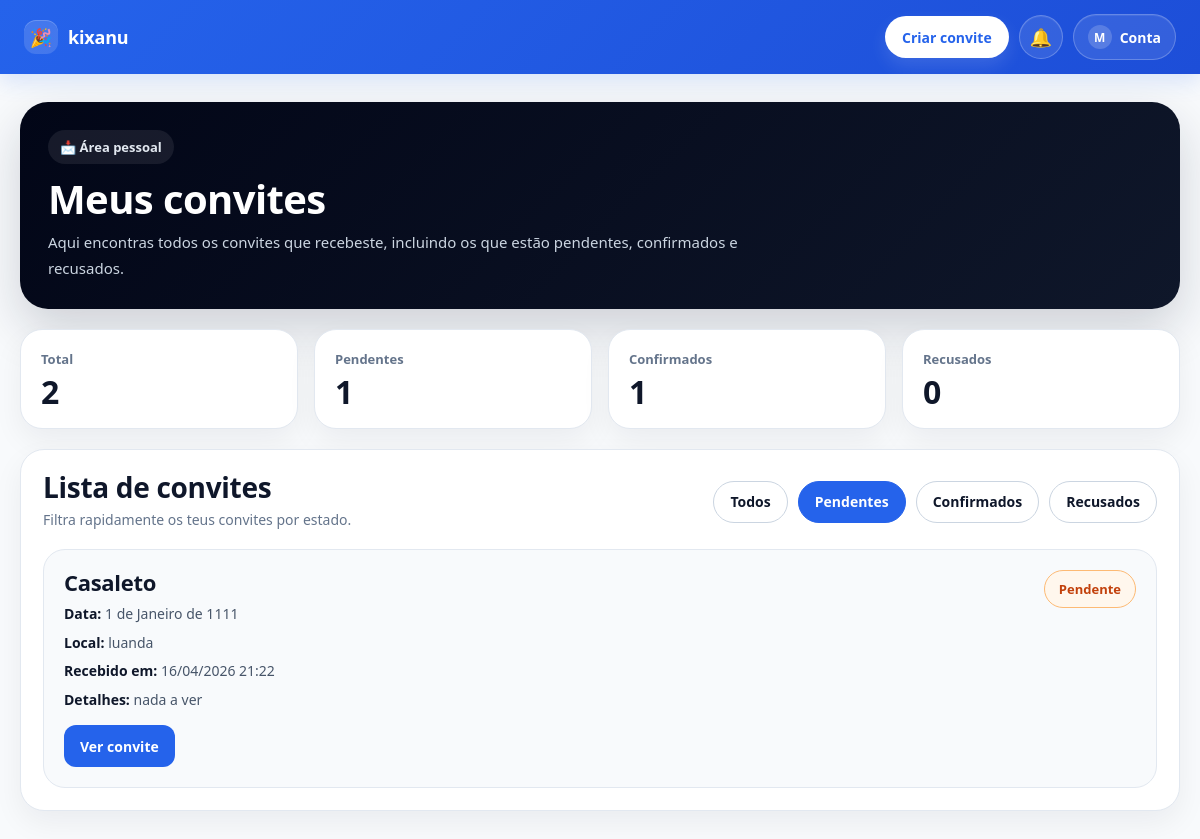
Screenshot of /my-invitations/?status=pending (signed in) with the database file from the repository.
### invitations/models.py (models this page shows, shortened)
class Invitation(models.Model):
    STATUS_CHOICES = [
        ('pending', 'Pendente'),
        ('accepted', 'Aceitou'),
        ('declined', 'Recusou'),
    ]
    event = models.ForeignKey(Event, on_delete=models.CASCADE)
    guest = models.ForeignKey(Guest, on_delete=models.CASCADE)
    status = models.CharField(max_length=10, choices=STATUS_CHOICES, default='pending')
    sent_at = models.DateTimeField(auto_now_add=True)
    class Meta:
        unique_together = ('event', 'guest')

### events/models.py (models this page shows, shortened)
class Event(models.Model):
    EVENT_TYPE_CHOICES = [
        ('aniversario', 'Aniversário'),
        ('casamento', 'Casamento'),
        ('noivado', 'Noivado'),
        ('baptizado', 'Baptizado'),
        ('cha_de_bebe', 'Chá de bebé'),
        ('formatura', 'Formatura'),
        ('conferencia', 'Conferência'),
        ('reuniao', 'Reunião'),
        ('evento_corporativo', 'Evento corporativo'),
        ('outro', 'Outro'),
    ]
    owner = models.ForeignKey(User, on_delete=models.CASCADE, null=True, blank=True)
    name = models.CharField(max_length=255)
    event_type = models.CharField(max_length=50, choices=EVENT_TYPE_CHOICES, default='outro')
    date = models.DateField()
    location = models.CharField(max_length=255, blank=True, null=True)
    description = models.TextField(blank=True, null=True)
    allowed_companions = models.PositiveIntegerField(default=0)

### invitations/views.py (the view)
# urls.py: path('my-invitations/', views.my_invitations, name='my_invitations'),
@login_required
def my_invitations(request):
    user_email = (request.user.email or '').strip().lower()
    status_filter = request.GET.get('status', '').strip()
    invitations = (
        Invitation.objects
        .filter(guest__email__iexact=user_email)
        .select_related('event', 'guest')
        .order_by('-sent_at')
    )
    if status_filter in ['pending', 'accepted', 'declined']:
        invitations = invitations.filter(status=status_filter)
    total_count = Invitation.objects.filter(
        guest__email__iexact=user_email
    ).count()
    pending_count = Invitation.objects.filter(
        guest__email__iexact=user_email,
        status='pending'
    ).count()
    accepted_count = Invitation.objects.filter(
        guest__email__iexact=user_email,
        status='accepted'
    ).count()
    declined_count = Invitation.objects.filter(
        guest__email__iexact=user_email,
        status='declined'
    ).count()
    return render(request, 'invitations/my_invitations.html', {
        'invitations': invitations,
        'status_filter': status_filter,
        'total_count': total_count,
        'pending_count': pending_count,
        'accepted_count': accepted_count,
        'declined_count': declined_count,
    })

### notifications/context_processors.py (called while the page is built)
def notification_count(request):
    if request.user.is_authenticated:
        notifications = Notification.objects.filter(
            user=request.user
        ).order_by('-created_at')
        unread_count = notifications.filter(is_read=False).count()
    else:
        notifications = Notification.objects.none()
        unread_count = 0
    return {
        'unread_notifications_count': unread_count,
        'notifications': notifications,
    }

### invitations/templates/invitations/my_invitations.html (shortened to what this page needs)
{% extends "base.html" %}
{% block content %}
<div class="page-shell">
    <section class="hero-card">
        <div class="hero-badge">📩 Área pessoal</div>
        <h1 class="hero-title">Meus convites</h1>
        <p class="hero-text">
            Aqui encontras todos os convites que recebeste, incluindo os que estão pendentes, confirmados e recusados.
        </p>
    </section>
    <section class="stats-grid">
        <div class="stat-card">
            <p class="stat-label">Total</p>
            <p class="stat-value">{{ total_count }}</p>
        </div>
        <div class="stat-card">
            <p class="stat-label">Pendentes</p>
            <p class="stat-value">{{ pending_count }}</p>
        </div>
        <div class="stat-card">
            <p class="stat-label">Confirmados</p>
            <p class="stat-value">{{ accepted_count }}</p>
        </div>
        <div class="stat-card">
            <p class="stat-label">Recusados</p>
            <p class="stat-value">{{ declined_count }}</p>
        </div>
    </section>
    <section class="content-card">
        <div class="toolbar">
            <div>
                <h2 class="section-title">Lista de convites</h2>
                <p class="section-text">Filtra rapidamente os teus convites por estado.</p>
            </div>
            <div class="filter-tabs">
                <a href="{% url 'my_invitations' %}" class="filter-tab {% if not status_filter %}active{% endif %}">
                    Todos
                </a>
                <a href="{% url 'my_invitations' %}?status=pending" class="filter-tab {% if status_filter == 'pending' %}active{% endif %}">
                    Pendentes
                </a>
                <a href="{% url 'my_invitations' %}?status=accepted" class="filter-tab {% if status_filter == 'accepted' %}active{% endif %}">
                    Confirmados
                </a>
                <a href="{% url 'my_invitations' %}?status=declined" class="filter-tab {% if status_filter == 'declined' %}active{% endif %}">
                    Recusados
                </a>
            </div>
        </div>
        {% if invitations %}
            <div class="invite-list">
                {% for invitation in invitations %}
                    <article class="invite-card">
                        <div>
                            <h3 class="invite-title">{{ invitation.event.name }}</h3>
                            <div class="invite-meta">
                                <p class="invite-meta-item">
                                    <span class="invite-meta-label">Data:</span>
                                    {{ invitation.event.date }}
                                </p>
                                <p class="invite-meta-item">
                                    <span class="invite-meta-label">Local:</span>
                                    {{ invitation.event.location|default:"Não informado" }}
                                </p>
                                <p class="invite-meta-item">
                                    <span class="invite-meta-label">Recebido em:</span>
                                    {{ invitation.sent_at|date:"d/m/Y H:i" }}
                                </p>
                                {% if invitation.event.description %}
                                    <p class="invite-meta-item">
                                        <span class="invite-meta-label">Detalhes:</span>
                                        {{ invitation.event.description }}
                                    </p>
                                {% endif %}
                            </div>
                            <div class="invite-actions">
                                <a href="{% url 'invite_status' invitation.guest.slug %}" class="invite-btn invite-btn-primary">
                                    Ver convite
                                </a>
                            </div>
                        </div>
                        <div>
                            {% if invitation.status == 'pending' %}
                                <span class="status-badge status-pending">Pendente</span>
                            {% elif invitation.status == 'accepted' %}
                                <span class="status-badge status-accepted">Confirmado</span>
                            {% elif invitation.status == 'declined' %}
                                <span class="status-badge status-declined">Recusado</span>
                            {% endif %}
                        </div>
                    </article>
                {% endfor %}
            </div>
        {% endif %}
    </section>
</div>
{% endblock %}

### templates/base.html (shortened to what this page needs)
<!DOCTYPE html>
<html lang="pt">
<head>
</head>
<body>
    <div class="navbar">
        <div class="nav-container">
            <a href="/" class="logo">
                <span class="logo-mark">🎉</span>
                <span class="logo-text">kixanu</span>
            </a>
            <div class="nav-links">
                <a href="/create/" class="nav-link-btn cta-btn">Criar convite</a>
                {% if request.user.is_authenticated %}
                    <div class="nav-popover-wrap">
                        <button
                            type="button"
                            class="icon-btn"
                            id="notificationsToggle"
                            aria-label="Abrir notificações"
                            aria-expanded="false"
                        >
                            🔔
                        </button>
                    </div>
                    <div class="nav-popover-wrap">
                        <button
                            type="button"
                            class="account-btn"
                            id="accountToggle"
                            aria-label="Abrir menu da conta"
                            aria-expanded="false"
                        >
                            <span class="account-avatar">
                                {{ request.user.username|slice:":1"|upper }}
                            </span>
                            <span>Conta</span>
                        </button>
                    </div>
                {% else %}
                    <a href="/login/" class="nav-link-btn ghost-btn">Entrar</a>
                {% endif %}
            </div>
        </div>
    </div>
    <div class="container">
        {% block content %}{% endblock %}
    </div>
</body>
</html>

### templates/base.html (style rules this page uses)
:root { --primary: #2563eb; --primary-dark: #1d4ed8; --dark: #0f172a; --text: #1e293b; --muted: #64748b; --border: #e2e8f0; --bg: #f8fafc; --card: #ffffff; --danger: #dc2626; }
* { box-sizing: border-box; }
html { scroll-behavior: smooth; }
body { margin: 0; font-family: "Segoe UI", Arial, sans-serif; background: var(--bg); color: var(--text); }
a { color: inherit; }
button { font-family: inherit; }
.navbar { background: linear-gradient(135deg, var(--primary), var(--primary-dark)); padding: 14px 24px; box-shadow: 0 8px 20px rgba(37, 99, 235, 0.15); position: sticky; top: 0; z-index: 1000; }
.nav-container { max-width: 1200px; margin: 0 auto; display: flex; align-items: center; justify-content: space-between; gap: 18px; }
.logo { display: inline-flex; align-items: center; gap: 10px; font-size: 18px; font-weight: 800; color: white; text-decoration: none; white-space: nowrap; letter-spacing: -0.2px; flex-shrink: 0; }
.logo-mark { width: 34px; height: 34px; border-radius: 12px; background: rgba(255, 255, 255, 0.14); display: inline-flex; align-items: center; justify-content: center; font-size: 18px; box-shadow: inset 0 1px 0 rgba(255,255,255,0.2); }
.logo-text { display: inline-block; line-height: 1; }
.nav-links { display: flex; align-items: center; gap: 10px; flex-wrap: wrap; }
.nav-link-btn { display: inline-flex; align-items: center; justify-content: center; min-height: 42px; padding: 10px 16px; border-radius: 999px; font-size: 14px; font-weight: 700; text-decoration: none; transition: 0.2s ease; white-space: nowrap; border: 1px solid transparent; cursor: pointer; }
.cta-btn { background: white; color: var(--primary); box-shadow: 0 8px 18px rgba(255,255,255,0.12); }
.nav-popover-wrap { position: relative; }
.icon-btn { position: relative; width: 44px; min-width: 44px; height: 44px; padding: 0; border-radius: 999px; background: rgba(255, 255, 255, 0.10); color: white; border: 1px solid rgba(255, 255, 255, 0.24); display: inline-flex; align-items: center; justify-content: center; cursor: pointer; transition: 0.2s ease; font-size: 18px; box-shadow: inset 0 1px 0 rgba(255,255,255,0.08); }
.account-btn { display: inline-flex; align-items: center; justify-content: center; min-height: 44px; padding: 10px 14px; border-radius: 999px; background: rgba(255, 255, 255, 0.10); color: white; border: 1px solid rgba(255, 255, 255, 0.24); cursor: pointer; transition: 0.2s ease; font-size: 14px; font-weight: 700; gap: 8px; box-shadow: inset 0 1px 0 rgba(255,255,255,0.08); }
.account-avatar { width: 24px; height: 24px; border-radius: 999px; background: rgba(255, 255, 255, 0.18); display: inline-flex; align-items: center; justify-content: center; font-size: 12px; font-weight: 800; }
.container { max-width: 1200px; margin: 0 auto; padding: 28px 20px 40px; }

### rows the page displays
Invitation: event.name "Casaleto", event "1 de Janeiro de 1111", event.location "luanda", sent_at "16/04/2026 21:22", event.description "nada a ver", status "Pendente"

### other values shown
{{ request.user.username|slice:":1"|upper }} "M"
{{ total_count }} "2"
{{ pending_count }} "1"
{{ accepted_count }} "1"
{{ declined_count }} "0"
